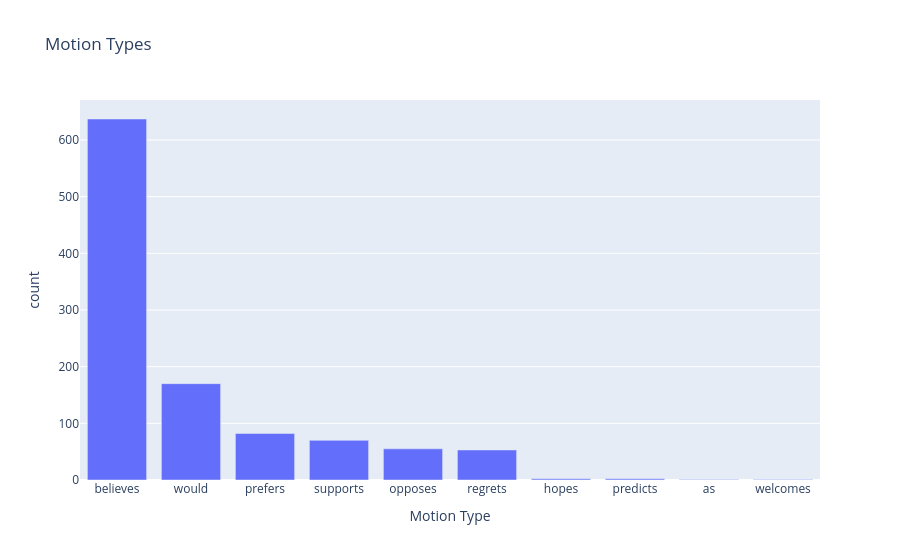

Write notebook code for a chart like this one.
### Markdown cell above
### All-time motion types

### Code cell
year_counts = df.value_counts('Motion Type')
print(year_counts)

px.bar(
    year_counts, 
    y='count', 
    title='Motion Types',
    labels={'Motion Type': 'Motion Type'},
).show()

### Figure 1 — Plotly figure (JSON) as saved in the notebook; plotly's stock layout.template omitted (floating-point values rounded to 4 significant figures)
{"data": [{"hovertemplate": "Motion Type=%{x}<br>count=%{y}<extra></extra>", "legendgroup": "", "marker": {"color": "#636efa", "pattern": {"shape": ""}}, "name": "", "orientation": "v", "showlegend": false, "textposition": "auto", "type": "bar", "x": ["believes", "would", "prefers", "supports", "opposes", "regrets", "hopes", "predicts", "as", "welcomes"], "xaxis": "x", "y": [637, 170, 82, 70, 55, 53, 2, 2, 1, 1], "yaxis": "y"}], "layout": {"barmode": "relative", "legend": {"tracegroupgap": 0}, "title": {"text": "Motion Types"}, "xaxis": {"anchor": "y", "domain": [0, 1], "title": {"text": "Motion Type"}}, "yaxis": {"anchor": "x", "domain": [0, 1], "title": {"text": "count"}}}}
